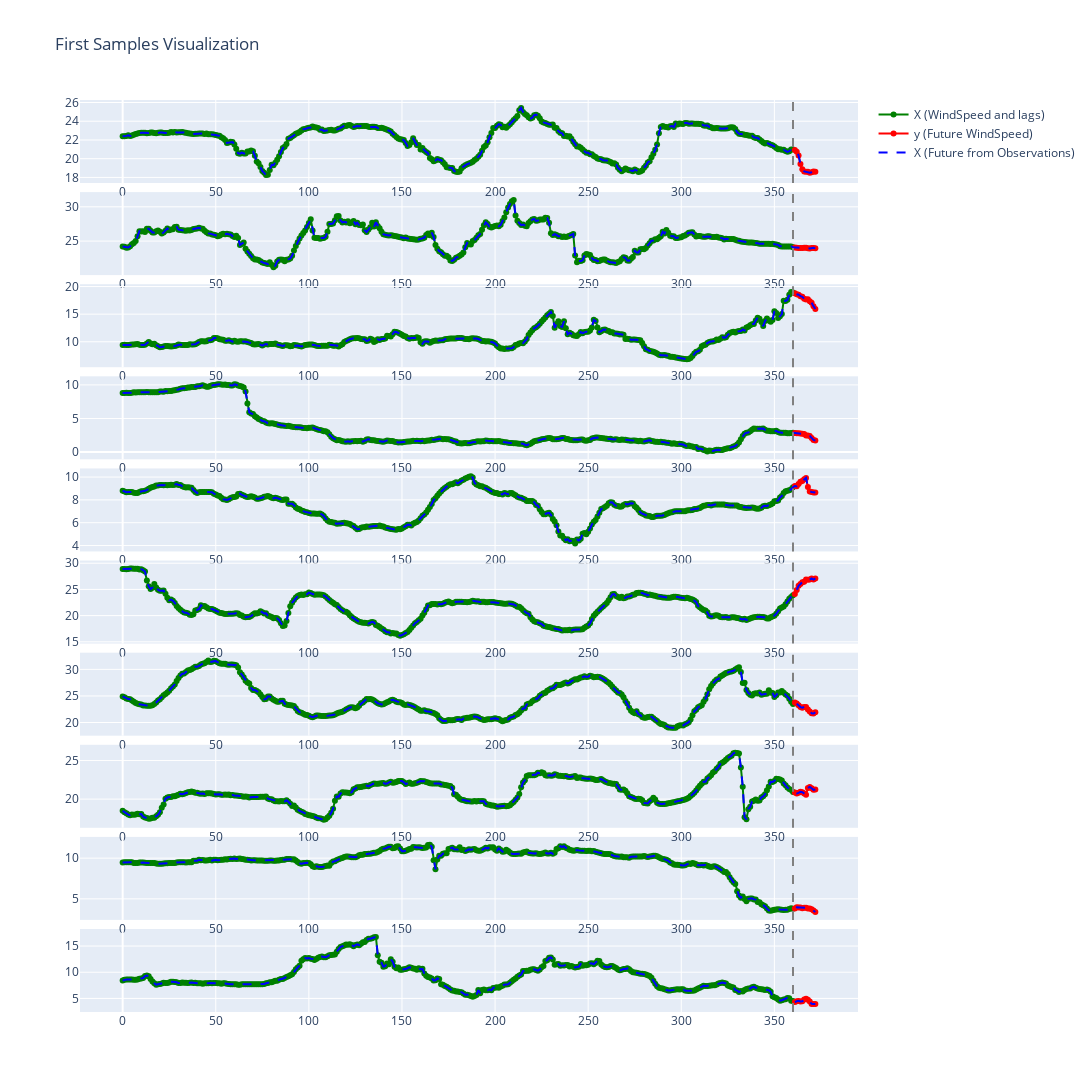

The notebook cell this image was saved under:
### Code cell
import plotly.graph_objs as go
import plotly.subplots as sp

def plot_first_samples(X, y, df_, target_variable, num_samples, max_lag, forecast_horizon, y_pred_values=None):
    """
    Функция для визуализации первых фрагментов данных X и y с использованием Plotly.
    
    :param X: Матрица признаков (ветер и его лаги)
    :param y: Целевая переменная (ветер на 12 шагов вперед)
    :param df: Исходный DataFrame с данными
    :param target_variable: Целевая переменная (например, "WindSpeed")
    :param num_samples: Количество первых выборок для визуализации
    """
    # Создание субплотов
    fig = sp.make_subplots(rows=num_samples, cols=1, shared_xaxes=False, vertical_spacing=0.01)
    
    for i in range(0, num_samples):
        idx = np.random.randint(0, len(X))  # Используем фиксированные индексы начиная с 0
        
        # Фильтрация лагов только для целевой переменной и сортировка по убыванию, чтобы lag_1 был последним
        lag_features = [col for col in X.columns if f"{target_variable}_lag" in col]
        x_lags = X[lag_features + [target_variable]].iloc[idx].values  # Добавляем текущее значение перед лагами
        
        if df_ is not None:
            # Получение будущих значений из X
            start_time = X.iloc[idx].name - pd.Timedelta(minutes=max_lag * 15)
            end_time = X.iloc[idx].name + pd.Timedelta(minutes=15*forecast_horizon)
            future_x_values = df_[target_variable].loc[start_time:end_time].values

        # Получение значений y (прогноз на 12 шагов вперед)
        y_values = y[idx]

        # Добавление данных на график
        show_legend = i == 0  # Показывать легенду только на первом графике

        fig.add_trace(go.Scatter(x=list(range(len(x_lags))), y=x_lags,
                                 mode='lines+markers', name='X (WindSpeed and lags)',
                                 line=dict(color='green'), showlegend=show_legend), row=i+1, col=1)
        
        fig.add_trace(go.Scatter(x=list(range(len(x_lags), len(x_lags) + len(y_values))), y=y_values,
                                 mode='lines+markers', name='y (Future WindSpeed)',
                                 line=dict(color='red'), showlegend=show_legend), row=i+1, col=1)
        
        if df_ is not None:
            fig.add_trace(go.Scatter(x=list(range(0, len(future_x_values))), y=future_x_values,
                                 mode='lines', name='X (Future from Observations)',
                                 line=dict(color='blue', dash='dash'), showlegend=show_legend), row=i+1, col=1)
        
        if y_pred_values is not None:
            fig.add_trace(go.Scatter(x=list(range(len(x_lags), len(x_lags) + len(y_pred_values[i]))), y=y_pred_values[i],
                                     mode='lines+markers', name='y_pred (Predicted WindSpeed)',
                                     line=dict(color='blue'), showlegend=show_legend), row=i+1, col=1)
        
        fig.add_vline(x=len(x_lags)-1, line=dict(color='gray', dash='dash'), row=i+1, col=1)
    
    # Обновление разметки и отображение графика
    fig.update_layout(height=num_samples * 400, width=1500, title_text="First Samples Visualization")
    fig.show()

# Визуализация первых выборок с учетом будущих значений
plot_first_samples(X_train, y_train, df, target_value, num_samples=10, max_lag=max_lag, forecast_horizon=forecast_horizon)

### Figure 1 — Plotly figure (JSON) as saved in the notebook; plotly's stock layout.template omitted (floating-point values rounded to 4 significant figures; data arrays with more than 128 entries replaced by an {"elided": "..."} marker saying what was removed)
{"data": [{"line": {"color": "green"}, "mode": "lines+markers", "name": "X (WindSpeed and lags)", "showlegend": true, "type": "scatter", "x": {"elided": "361 int values"}, "xaxis": "x", "y": {"elided": "361 float values"}, "yaxis": "y"}, {"line": {"color": "red"}, "mode": "lines+markers", "name": "y (Future WindSpeed)", "showlegend": true, "type": "scatter", "x": [361, 362, 363, 364, 365, 366, 367, 368, 369, 370, 371, 372], "xaxis": "x", "y": [20.93, 20.75, 20.35, 19.42, 18.87, 18.64, 18.6, 18.62, 18.51, 18.55, 18.63, 18.61], "yaxis": "y"}, {"line": {"color": "blue", "dash": "dash"}, "mode": "lines", "name": "X (Future from Observations)", "showlegend": true, "type": "scatter", "x": {"elided": "373 int values"}, "xaxis": "x", "y": {"elided": "373 float values"}, "yaxis": "y"}, {"line": {"color": "green"}, "mode": "lines+markers", "name": "X (WindSpeed and lags)", "showlegend": false, "type": "scatter", "x": {"elided": "361 int values"}, "xaxis": "x2", "y": {"elided": "361 float values"}, "yaxis": "y2"}, {"line": {"color": "red"}, "mode": "lines+markers", "name": "y (Future WindSpeed)", "showlegend": false, "type": "scatter", "x": [361, 362, 363, 364, 365, 366, 367, 368, 369, 370, 371, 372], "xaxis": "x2", "y": [24.06, 24.02, 24, 24, 24, 24.02, 24.04, 23.96, 23.92, 23.99, 24.01, 23.94], "yaxis": "y2"}, {"line": {"color": "blue", "dash": "dash"}, "mode": "lines", "name": "X (Future from Observations)", "showlegend": false, "type": "scatter", "x": {"elided": "373 int values"}, "xaxis": "x2", "y": {"elided": "373 float values"}, "yaxis": "y2"}, {"line": {"color": "green"}, "mode": "lines+markers", "name": "X (WindSpeed and lags)", "showlegend": false, "type": "scatter", "x": {"elided": "361 int values"}, "xaxis": "x3", "y": {"elided": "361 float values"}, "yaxis": "y3"}, {"line": {"color": "red"}, "mode": "lines+markers", "name": "y (Future WindSpeed)", "showlegend": false, "type": "scatter", "x": [361, 362, 363, 364, 365, 366, 367, 368, 369, 370, 371, 372], "xaxis": "x3", "y": [18.77, 18.6, 18.51, 18.26, 18.13, 17.78, 17.67, 17.7, 17.36, 17.06, 16.45, 15.93], "yaxis": "y3"}, {"line": {"color": "blue", "dash": "dash"}, "mode": "lines", "name": "X (Future from Observations)", "showlegend": false, "type": "scatter", "x": {"elided": "373 int values"}, "xaxis": "x3", "y": {"elided": "373 float values"}, "yaxis": "y3"}, {"line": {"color": "green"}, "mode": "lines+markers", "name": "X (WindSpeed and lags)", "showlegend": false, "type": "scatter", "x": {"elided": "361 int values"}, "xaxis": "x4", "y": {"elided": "361 float values"}, "yaxis": "y4"}, {"line": {"color": "red"}, "mode": "lines+markers", "name": "y (Future WindSpeed)", "showlegend": false, "type": "scatter", "x": [361, 362, 363, 364, 365, 366, 367, 368, 369, 370, 371, 372], "xaxis": "x4", "y": [2.83, 2.811, 2.815, 2.764, 2.72, 2.689, 2.483, 2.456, 2.4, 2.105, 1.805, 1.723], "yaxis": "y4"}, {"line": {"color": "blue", "dash": "dash"}, "mode": "lines", "name": "X (Future from Observations)", "showlegend": false, "type": "scatter", "x": {"elided": "373 int values"}, "xaxis": "x4", "y": {"elided": "373 float values"}, "yaxis": "y4"}, {"line": {"color": "green"}, "mode": "lines+markers", "name": "X (WindSpeed and lags)", "showlegend": false, "type": "scatter", "x": {"elided": "361 int values"}, "xaxis": "x5", "y": {"elided": "361 float values"}, "yaxis": "y5"}, {"line": {"color": "red"}, "mode": "lines+markers", "name": "y (Future WindSpeed)", "showlegend": false, "type": "scatter", "x": [361, 362, 363, 364, 365, 366, 367, 368, 369, 370, 371, 372], "xaxis": "x5", "y": [9.215, 9.186, 9.398, 9.578, 9.644, 9.819, 9.923, 9.123, 8.736, 8.7, 8.643, 8.638], "yaxis": "y5"}, {"line": {"color": "blue", "dash": "dash"}, "mode": "lines", "name": "X (Future from Observations)", "showlegend": false, "type": "scatter", "x": {"elided": "373 int values"}, "xaxis": "x5", "y": {"elided": "373 float values"}, "yaxis": "y5"}, {"line": {"color": "green"}, "mode": "lines+markers", "name": "X (WindSpeed and lags)", "showlegend": false, "type": "scatter", "x": {"elided": "361 int values"}, "xaxis": "x6", "y": {"elided": "361 float values"}, "yaxis": "y6"}, {"line": {"color": "red"}, "mode": "lines+markers", "name": "y (Future WindSpeed)", "showlegend": false, "type": "scatter", "x": [361, 362, 363, 364, 365, 366, 367, 368, 369, 370, 371, 372], "xaxis": "x6", "y": [24.11, 24.89, 25.69, 26.02, 26.37, 26.48, 26.88, 26.85, 26.89, 27.1, 26.87, 27.09], "yaxis": "y6"}, {"line": {"color": "blue", "dash": "dash"}, "mode": "lines", "name": "X (Future from Observations)", "showlegend": false, "type": "scatter", "x": {"elided": "373 int values"}, "xaxis": "x6", "y": {"elided": "373 float values"}, "yaxis": "y6"}, {"line": {"color": "green"}, "mode": "lines+markers", "name": "X (WindSpeed and lags)", "showlegend": false, "type": "scatter", "x": {"elided": "361 int values"}, "xaxis": "x7", "y": {"elided": "361 float values"}, "yaxis": "y7"}, {"line": {"color": "red"}, "mode": "lines+markers", "name": "y (Future WindSpeed)", "showlegend": false, "type": "scatter", "x": [361, 362, 363, 364, 365, 366, 367, 368, 369, 370, 371, 372], "xaxis": "x7", "y": [23.76, 23.56, 23.23, 22.9, 22.79, 22.92, 22.93, 22.44, 22.06, 21.73, 21.69, 21.91], "yaxis": "y7"}, {"line": {"color": "blue", "dash": "dash"}, "mode": "lines", "name": "X (Future from Observations)", "showlegend": false, "type": "scatter", "x": {"elided": "373 int values"}, "xaxis": "x7", "y": {"elided": "373 float values"}, "yaxis": "y7"}, {"line": {"color": "green"}, "mode": "lines+markers", "name": "X (WindSpeed and lags)", "showlegend": false, "type": "scatter", "x": {"elided": "361 int values"}, "xaxis": "x8", "y": {"elided": "361 float values"}, "yaxis": "y8"}, {"line": {"color": "red"}, "mode": "lines+markers", "name": "y (Future WindSpeed)", "showlegend": false, "type": "scatter", "x": [361, 362, 363, 364, 365, 366, 367, 368, 369, 370, 371, 372], "xaxis": "x8", "y": [20.84, 20.72, 20.81, 20.95, 20.89, 20.71, 20.57, 21.44, 21.58, 21.4, 21.2, 21.24], "yaxis": "y8"}, {"line": {"color": "blue", "dash": "dash"}, "mode": "lines", "name": "X (Future from Observations)", "showlegend": false, "type": "scatter", "x": {"elided": "373 int values"}, "xaxis": "x8", "y": {"elided": "373 float values"}, "yaxis": "y8"}, {"line": {"color": "green"}, "mode": "lines+markers", "name": "X (WindSpeed and lags)", "showlegend": false, "type": "scatter", "x": {"elided": "361 int values"}, "xaxis": "x9", "y": {"elided": "361 float values"}, "yaxis": "y9"}, {"line": {"color": "red"}, "mode": "lines+markers", "name": "y (Future WindSpeed)", "showlegend": false, "type": "scatter", "x": [361, 362, 363, 364, 365, 366, 367, 368, 369, 370, 371, 372], "xaxis": "x9", "y": [3.81, 3.953, 3.948, 3.948, 3.851, 3.896, 3.912, 3.802, 3.82, 3.713, 3.581, 3.385], "yaxis": "y9"}, {"line": {"color": "blue", "dash": "dash"}, "mode": "lines", "name": "X (Future from Observations)", "showlegend": false, "type": "scatter", "x": {"elided": "373 int values"}, "xaxis": "x9", "y": {"elided": "373 float values"}, "yaxis": "y9"}, {"line": {"color": "green"}, "mode": "lines+markers", "name": "X (WindSpeed and lags)", "showlegend": false, "type": "scatter", "x": {"elided": "361 int values"}, "xaxis": "x10", "y": {"elided": "361 float values"}, "yaxis": "y10"}, {"line": {"color": "red"}, "mode": "lines+markers", "name": "y (Future WindSpeed)", "showlegend": false, "type": "scatter", "x": [361, 362, 363, 364, 365, 366, 367, 368, 369, 370, 371, 372], "xaxis": "x10", "y": [4.3, 4.453, 4.528, 4.407, 4.453, 4.777, 4.935, 4.739, 4.412, 3.957, 3.914, 3.946], "yaxis": "y10"}, {"line": {"color": "blue", "dash": "dash"}, "mode": "lines", "name": "X (Future from Observations)", "showlegend": false, "type": "scatter", "x": {"elided": "373 int values"}, "xaxis": "x10", "y": {"elided": "373 float values"}, "yaxis": "y10"}], "layout": {"height": 4000, "shapes": [{"line": {"color": "gray", "dash": "dash"}, "type": "line", "x0": 360, "x1": 360, "xref": "x", "y0": 0, "y1": 1, "yref": "y domain"}, {"line": {"color": "gray", "dash": "dash"}, "type": "line", "x0": 360, "x1": 360, "xref": "x2", "y0": 0, "y1": 1, "yref": "y2 domain"}, {"line": {"color": "gray", "dash": "dash"}, "type": "line", "x0": 360, "x1": 360, "xref": "x3", "y0": 0, "y1": 1, "yref": "y3 domain"}, {"line": {"color": "gray", "dash": "dash"}, "type": "line", "x0": 360, "x1": 360, "xref": "x4", "y0": 0, "y1": 1, "yref": "y4 domain"}, {"line": {"color": "gray", "dash": "dash"}, "type": "line", "x0": 360, "x1": 360, "xref": "x5", "y0": 0, "y1": 1, "yref": "y5 domain"}, {"line": {"color": "gray", "dash": "dash"}, "type": "line", "x0": 360, "x1": 360, "xref": "x6", "y0": 0, "y1": 1, "yref": "y6 domain"}, {"line": {"color": "gray", "dash": "dash"}, "type": "line", "x0": 360, "x1": 360, "xref": "x7", "y0": 0, "y1": 1, "yref": "y7 domain"}, {"line": {"color": "gray", "dash": "dash"}, "type": "line", "x0": 360, "x1": 360, "xref": "x8", "y0": 0, "y1": 1, "yref": "y8 domain"}, {"line": {"color": "gray", "dash": "dash"}, "type": "line", "x0": 360, "x1": 360, "xref": "x9", "y0": 0, "y1": 1, "yref": "y9 domain"}, {"line": {"color": "gray", "dash": "dash"}, "type": "line", "x0": 360, "x1": 360, "xref": "x10", "y0": 0, "y1": 1, "yref": "y10 domain"}], "title": {"text": "First Samples Visualization"}, "width": 1500, "xaxis": {"anchor": "y", "domain": [0, 1]}, "xaxis10": {"anchor": "y10", "domain": [0, 1]}, "xaxis2": {"anchor": "y2", "domain": [0, 1]}, "xaxis3": {"anchor": "y3", "domain": [0, 1]}, "xaxis4": {"anchor": "y4", "domain": [0, 1]}, "xaxis5": {"anchor": "y5", "domain": [0, 1]}, "xaxis6": {"anchor": "y6", "domain": [0, 1]}, "xaxis7": {"anchor": "y7", "domain": [0, 1]}, "xaxis8": {"anchor": "y8", "domain": [0, 1]}, "xaxis9": {"anchor": "y9", "domain": [0, 1]}, "yaxis": {"anchor": "x", "domain": [0.909, 1.0]}, "yaxis10": {"anchor": "x10", "domain": [0, 0.091]}, "yaxis2": {"anchor": "x2", "domain": [0.808, 0.899]}, "yaxis3": {"anchor": "x3", "domain": [0.707, 0.798]}, "yaxis4": {"anchor": "x4", "domain": [0.606, 0.697]}, "yaxis5": {"anchor": "x5", "domain": [0.505, 0.596]}, "yaxis6": {"anchor": "x6", "domain": [0.404, 0.495]}, "yaxis7": {"anchor": "x7", "domain": [0.303, 0.394]}, "yaxis8": {"anchor": "x8", "domain": [0.202, 0.293]}, "yaxis9": {"anchor": "x9", "domain": [0.101, 0.192]}}}
